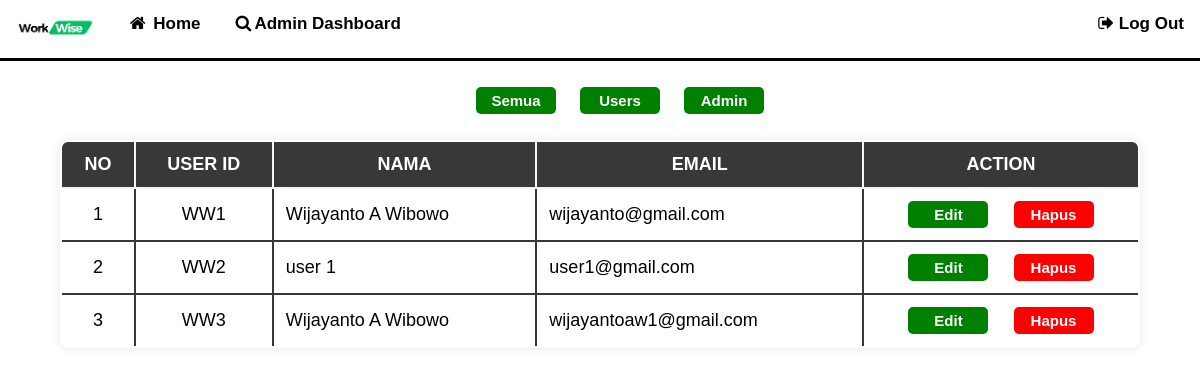
Screenshot of /admin/user_list.php with the database file from the repository.
### tables this page shows
CREATE TABLE `users` (
  `userid` int(11) NOT NULL AUTO_INCREMENT,
  `fName` varchar(11) NOT NULL,
  `lName` varchar(11) NOT NULL,
  `email` varchar(64) NOT NULL,
  `password` varchar(128) NOT NULL,
  `question` varchar(32) NOT NULL,
  `answer` varchar(64) NOT NULL,
  `favourite_field` varchar(10) NOT NULL,
  `role` varchar(10) DEFAULT 'user',
  `image` varchar(50) NOT NULL DEFAULT 'user.jpg',
  PRIMARY KEY (`userid`)
);

### admin/user_list.php (the view, shortened to what this page needs)
<?php include("../conn.php"); ?>
<!DOCTYPE html>
<html lang="en">
<head>
    <link rel="stylesheet" href=".././CSS/user_list.css">
</head>
<?php include_once 'admin_navbar.php'; ?>
<body>
    <form action="user_list.php" method="get">
        <ul class="btn">
            <li><button type="submit" name="all" value="all">Semua</button></li>
            <li><button type="submit" name="user" value="user">Users</button></li>
            <li><button type="submit" name="admin" value="admin">Admin</button></li>
        </ul>
    </form>
    <table>
        <thead>
            <th>No</th>
            <th>User ID</th>
            <th>Nama</th>
            <th>Email</th>
            <th>Action</th>
        </thead>
        <?php
        if (isset($_GET['admin'])) {
            $admin = 'admin';
            $sql = "SELECT * FROM users WHERE role = '$admin';";
        } elseif (isset($_GET['user'])) {
            $user = 'user';
            $sql = "SELECT * FROM users WHERE role = '$user';";
        } else {
            $sql = "SELECT * FROM `users`";
        }
        $result = mysqli_query($conn, $sql);
        if ($result) {
            $count = 1;
            while ($row = mysqli_fetch_assoc($result)) {
        ?>
                <tbody>
                    <tr>
                        <td id="idNumber">
                            <?php echo $count; ?>
                        </td>
                        <td id="idNumber">WW<?php echo $row['userid']; ?></td>
                        <td>
                            <?php echo $row['fName'] . ' ' . $row['lName']; ?>
                        </td>
                        <td>
                            <?php echo $row['email']; ?>
                        </td>
                        <td id="btntd">
                            <form method="GET">
                                <button type="submit" name="edit" value="edit" formaction="edit_user.php">Edit</button>
                                <button id="delbtn" type="submit" name="delete" value="delete" formaction="renter_password.php" onclick="return confirm('Are you sure you want to delete this user?');">Hapus</button>
                            </form>
                        </td>
                    </tr>
            <?php $count++;
            }
        }
            ?>
                </tbody>
    </table>
</body>
</html>

### CSS/user_list.css (style rules this page uses)
body { margin: 0; padding: 0; }
table { border-collapse: collapse; width: 90%; margin: auto; border: 2px solid #393838; border-radius: 8px; overflow: hidden; box-shadow: 0 0 10px rgba(0, 0, 0, 0.1); font-family: 'Arial', sans-serif; }
th, td { text-align: left; padding: 12px; border: 2px solid #393838; font-size: large; }
thead { background-color: #393838; color: #fff; font-size: 18px; font-weight: bold; text-transform: uppercase; }
thead th { text-align: center; border: 2px solid #f6f2f2; }
#idNumber { text-align: center; }
tbody { background-color: #fff; }
.btn { text-align: center; display: block; }
.btn li { display: inline-block; margin: 10px; }
.btn li button { padding: 5px; width: 80px; background-color: green; color: white; border: none; border-radius: 5px; cursor: pointer; font-weight: bold; font-size: 15px; transition: 0.5s; outline: none; }
td button { padding: 5px; margin: 0 10px ; width: 80px; background-color: green; color: white; border: none; border-radius: 5px; cursor: pointer; font-weight: bold; font-size: 15px; transition: 0.5s; outline: none; }
#delbtn { background-color: red; }
#btntd { text-align: center; width: 250px; }

### rows the page displays
users: userid "1", fName "Wijayanto A", lName "Wibowo", email "wijayanto@gmail.com"
users: userid "2", fName "user", lName "1", email "user1@gmail.com"
users: userid "3", fName "Wijayanto A", lName "Wibowo", email "wijayantoaw1@gmail.com"
